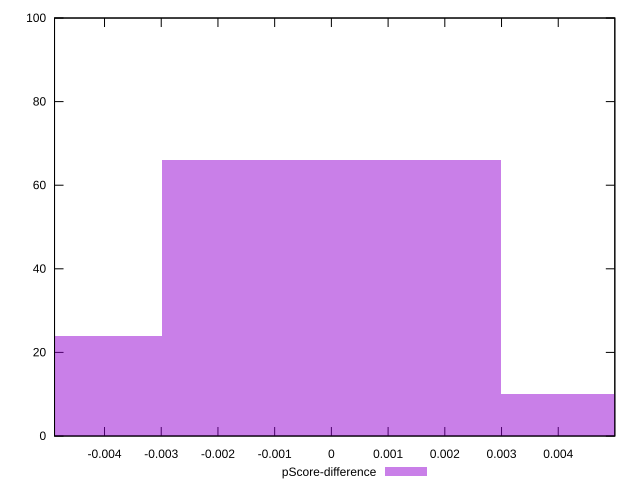

The gnuplot source for this figure:
reset

$pScoreDifference <<EOF
0 66
-0.005975205562348574 24
0.005975205562348574 10
EOF

set key outside below
set boxwidth 0.005975205562348574
set xrange [-0.004881407845645613:0.0049976057704022026]
set yrange [0:100]
set trange [0:100]
set style fill transparent solid 0.5 noborder
set terminal svg size 640, 490 enhanced background rgb 'white'
set output "report_00013_2021-02-09T12-04-24.940Z/first-meaningful-paint/samples/pages+cached+noadtech+nomedia/pScore-difference/histogram.svg"

plot $pScoreDifference title "pScore-difference" with boxes

reset
